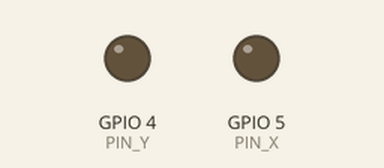
The sketch below on a simulated ESP8266 (NodeMCU). On the bench: output pins drawn as LEDs (lit = HIGH). What the sketch prints to the serial monitor is not drawn.

Above: at 0.17 s.
Timing chart, 0 to 0.4 s (numbered marks = the images above):
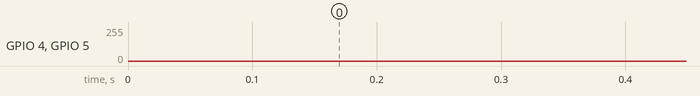

The sketch:

MatzoShapes.ino
```cpp
#include <Arduino.h>
#include <ESP8266WiFi.h>

// Clean, single-object show. No stars, text or disconnected balls.
// D1 -> 4.7k/100nF RC filter -> CH1/X.
// D2 -> separate 4.7k/100nF RC filter -> CH2/Y. Common GND.
constexpr uint8_t PIN_X=5, PIN_Y=4;
constexpr int32_t Q=1024, TQ=16384;
constexpr int32_t AMPLITUDE=100;
constexpr uint16_t POINT_US=80;
constexpr uint8_t MOTION_SPEED=2;  // 1=normal, 2=fast, 3=faster
constexpr uint32_t SCENE_MS=7000UL;
constexpr uint8_t SCENE_COUNT=8;
constexpr uint16_t CURVE_POINTS=128;
uint32_t startTime;
uint8_t previousScene=255;

struct P2 { int32_t x,y; };
struct P3 { int16_t x,y,z; };
struct Rotation { int32_t sx,cx,sy,cy,sz,cz; };

const int16_t sineTable[65] PROGMEM={
  0,402,804,1205,1606,2006,2404,2801,
  3196,3590,3981,4370,4756,5139,5520,5897,
  6270,6639,7005,7366,7723,8076,8423,8765,
  9102,9434,9760,10080,10394,10702,11003,11297,
  11585,11866,12140,12406,12665,12916,13160,13395,
  13623,13842,14053,14256,14449,14635,14811,14978,
  15137,15286,15426,15557,15679,15791,15893,15986,
  16069,16143,16207,16261,16305,16340,16364,16379,16384
};
int32_t sinQ(uint8_t a) {
  uint8_t quadrant=a>>6,index=a&63;
  if(quadrant&1) index=64-index;
  int32_t v=pgm_read_word(&sineTable[index]);
  return quadrant>=2 ? -v : v;
}
int32_t cosQ(uint8_t a) { return sinQ((uint8_t)(a+64)); }
int32_t magnitude(int32_t v) { return v<0 ? -v : v; }
uint8_t pwmValue(int32_t coordinate) {
  int32_t v=128+coordinate*AMPLITUDE/Q;
  if(v<0) v=0;
  if(v>255) v=255;
  return (uint8_t)v;
}
void point(P2 p) {
  analogWrite(PIN_X,pwmValue(p.x));
  analogWrite(PIN_Y,pwmValue(p.y));
}
void line(P2 a,P2 b) {
  int32_t dx=b.x-a.x,dy=b.y-a.y;
  int32_t length=magnitude(dx);
  if(magnitude(dy)>length) length=magnitude(dy);
  int32_t steps=(length+55)/56;
  if(steps<2) steps=2;
  if(steps>40) steps=40;
  for(int32_t i=0;i<=steps;i++) {
    point({a.x+dx*i/steps,a.y+dy*i/steps});
    delayMicroseconds(POINT_US);
  }
}
Rotation rotation(uint32_t t) {
  uint8_t ax=(uint8_t)(t/26),ay=(uint8_t)(t/19),az=(uint8_t)(t/73);
  return {sinQ(ax),cosQ(ax),sinQ(ay),cosQ(ay),sinQ(az),cosQ(az)};
}
Rotation shipRotation(uint32_t t) {
  // Keep the silhouette facing the viewer: bank and pitch instead of turning
  // fully edge-on. The limited angles keep cockpit details legible.
  uint8_t ax=(uint8_t)(12*sinQ((uint8_t)(t/19))/TQ);
  uint8_t ay=(uint8_t)(18*sinQ((uint8_t)(t/27+64))/TQ);
  uint8_t az=(uint8_t)(t/80);
  return {sinQ(ax),cosQ(ax),sinQ(ay),cosQ(ay),sinQ(az),cosQ(az)};
}
P2 project(P3 p,const Rotation& r) {
  int32_t y1=(p.y*r.cx-p.z*r.sx)/TQ;
  int32_t z1=(p.y*r.sx+p.z*r.cx)/TQ;
  int32_t x2=(p.x*r.cy+z1*r.sy)/TQ;
  int32_t z2=(-p.x*r.sy+z1*r.cy)/TQ;
  int32_t x3=(x2*r.cz-y1*r.sz)/TQ;
  int32_t y3=(x2*r.sz+y1*r.cz)/TQ;
  int32_t depth=3584+z2;
  return {x3*2867/depth,y3*2867/depth};
}
void solid(const P3* vertices,uint8_t count,const uint8_t* path,
           uint8_t pathCount,const Rotation& r) {
  P2 screen[16];
  for(uint8_t i=0;i<count;i++) screen[i]=project(vertices[i],r);
  for(uint8_t i=0;i+1<pathCount;i++) line(screen[path[i]],screen[path[i+1]]);
}

const P3 cube[]={
  {-563,-563,-563},{563,-563,-563},{-563,563,-563},{563,563,-563},
  {-563,-563,563},{563,-563,563},{-563,563,563},{563,563,563}
};
const uint8_t cubePath[]={0,1,3,2,0,4,5,1,5,7,3,7,6,2,6,4,0};
const P3 octa[]={
  {0,870,0},{870,0,0},{0,0,870},{-870,0,0},{0,0,-870},{0,-870,0}
};
const uint8_t octaPath[]={0,1,2,0,3,2,5,1,4,3,5,4,0};
const P3 tetra[]={
  {520,520,520},{520,-520,-520},{-520,520,-520},{-520,-520,520}
};
const uint8_t tetraPath[]={0,1,2,0,3,1,3,2,0};
const P3 pyramid[]={
  {-620,-450,-620},{620,-450,-620},{620,-450,620},
  {-620,-450,620},{0,850,0}
};
const uint8_t pyramidPath[]={0,1,2,3,0,4,2,3,4,1,0};

// Clean fighter outline with swept wings, twin rear notches and raised canopy.
// Deliberately fewer interior lines than the previous ship.
const P3 ship[]={
  {0,870,0},{180,300,0},{780,-340,0},{290,-220,0},
  {250,-650,0},{100,-470,0},{0,-720,0},{-100,-470,0},
  {-250,-650,0},{-290,-220,0},{-780,-340,0},{-180,300,0},
  {0,470,120},{-100,120,160},{0,-150,240},{100,120,160}
};
const uint8_t shipPath[]={
  0,1,2,3,4,5,6,7,8,9,10,11,0,
  12,13,14,15,12,14,12,0
};

// Precomputed, closed curves: circle, flower and a three-dimensional knot.
P3 curves[3][CURVE_POINTS];
P2 curveScreen[CURVE_POINTS];
void buildCurves() {
  for(uint16_t i=0;i<CURVE_POINTS;i++) {
    uint8_t a=(uint8_t)(i*256/CURVE_POINTS);
    int32_t c=cosQ(a),s=sinQ(a);
    curves[0][i]={(int16_t)(820*c/TQ),(int16_t)(820*s/TQ),0};
    int32_t radius=620+180*cosQ((uint8_t)(5*a))/TQ;
    curves[1][i]={(int16_t)(radius*c/TQ),(int16_t)(radius*s/TQ),0};
    radius=570+180*cosQ((uint8_t)(3*a))/TQ;
    curves[2][i]={
      (int16_t)(radius*cosQ((uint8_t)(2*a))/TQ),
      (int16_t)(radius*sinQ((uint8_t)(2*a))/TQ),
      (int16_t)(220*sinQ((uint8_t)(3*a))/TQ)
    };
  }
}
void curve(uint8_t which,uint32_t t) {
  if(which<2) {
    // Preserve the circle and flower outlines; only rotate in the screen plane.
    uint8_t a=(uint8_t)(t/31);
    int32_t c=cosQ(a),s=sinQ(a);
    int32_t size=930+80*sinQ((uint8_t)(t/21))/TQ;
    for(uint16_t i=0;i<CURVE_POINTS;i++) {
      int32_t x=curves[which][i].x,y=curves[which][i].y;
      curveScreen[i]={
        ((x*c-y*s)/TQ)*size/Q,
        ((x*s+y*c)/TQ)*size/Q
      };
    }
  } else {
    Rotation r=rotation(t);
    for(uint16_t i=0;i<CURVE_POINTS;i++)
      curveScreen[i]=project(curves[which][i],r);
  }
  for(uint16_t i=0;i<=CURVE_POINTS;i++) {
    point(curveScreen[i%CURVE_POINTS]);
    delayMicroseconds(POINT_US);
  }
}

void setup() {
  Serial.begin(115200);
  WiFi.mode(WIFI_OFF);
  pinMode(PIN_X,OUTPUT);
  pinMode(PIN_Y,OUTPUT);
  analogWriteRange(255);
  analogWriteFreq(20000);
  point({0,0});
  buildCurves();
  startTime=millis();
  Serial.println();
  Serial.println("Matzo Shapes: clean closed paths, no stars or text");
}
void loop() {
  uint32_t elapsed=millis()-startTime;
  uint8_t scene=(elapsed/SCENE_MS)%SCENE_COUNT;
  // Increase animation speed, not the speed of tracing each line.
  uint32_t t=elapsed*MOTION_SPEED;
  if(scene!=previousScene) {
    Serial.print("Shape: ");
    Serial.println(scene);
    previousScene=scene;
  }
  switch(scene) {
    case 0: solid(cube,8,cubePath,sizeof(cubePath),rotation(t)); break;
    case 1: curve(0,t); break;
    case 2: solid(octa,6,octaPath,sizeof(octaPath),rotation(t)); break;
    case 3: solid(tetra,4,tetraPath,sizeof(tetraPath),rotation(t)); break;
    case 4: solid(pyramid,5,pyramidPath,sizeof(pyramidPath),rotation(t)); break;
    case 5: curve(1,t); break;
    case 6: solid(ship,16,shipPath,sizeof(shipPath),shipRotation(t)); break;
    case 7: curve(2,t); break;
  }
  yield();
}
```
